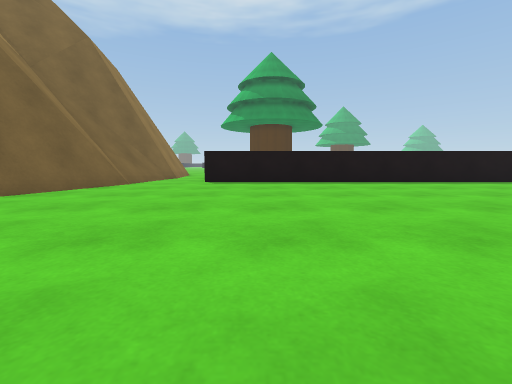
view 1 (above)

24 first-person views from a walk through a scene from a Unity 3-D project. The camera is 0.49 m above the floor, tilts 6° down and sees 90° across. The floor is counted in squares, 1 m on a side. Each view is taken from the middle of a square. On the plan, view 1 faces up. The plan holds only what a view shows up to about 9 squares ahead; the rest is blank. The place goes on beyond the plan. The player character is not drawn.

view 2
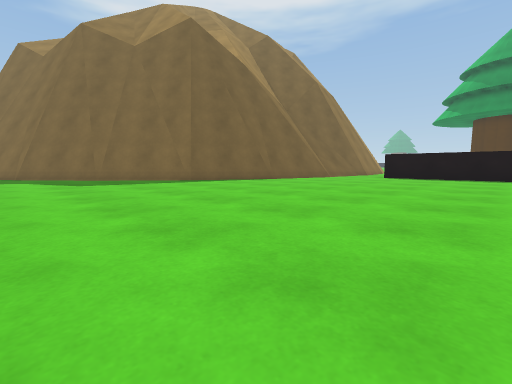

view 3
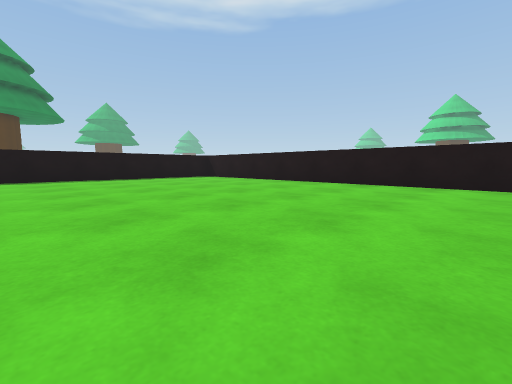

view 4
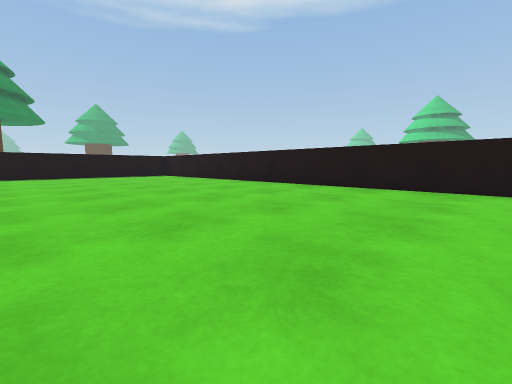

view 5
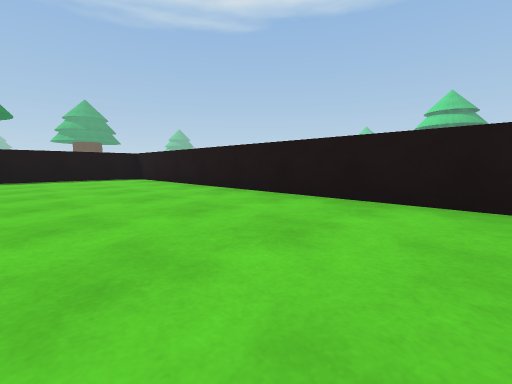

view 6
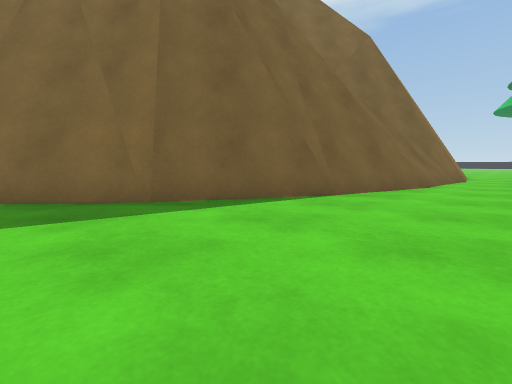

view 7
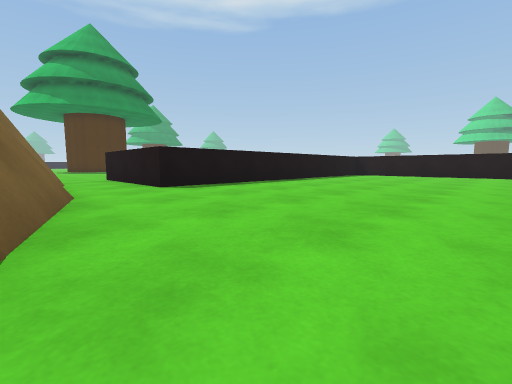

view 8
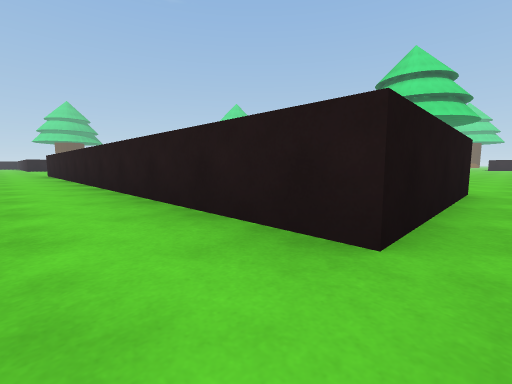

view 9
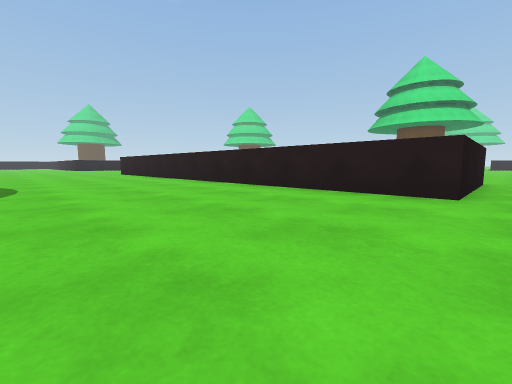

view 10
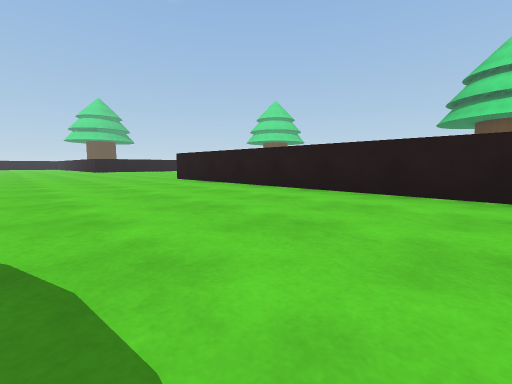

view 11
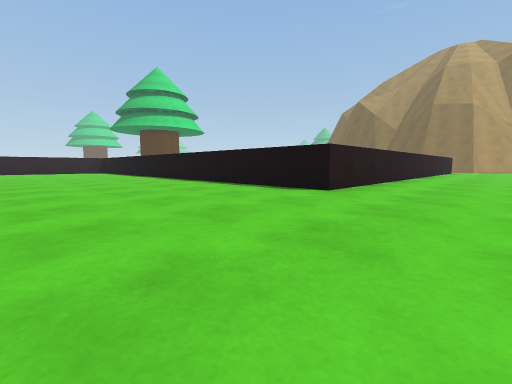

view 12
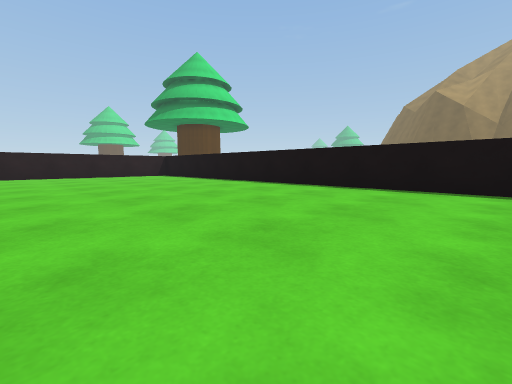

view 13
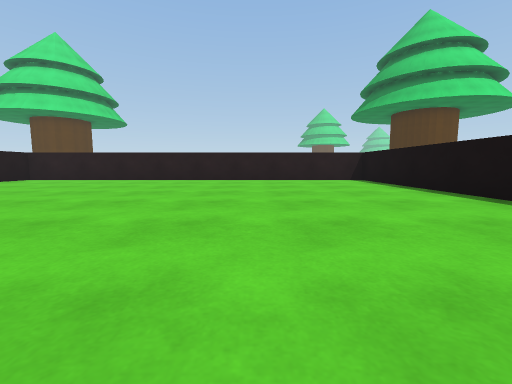

view 14
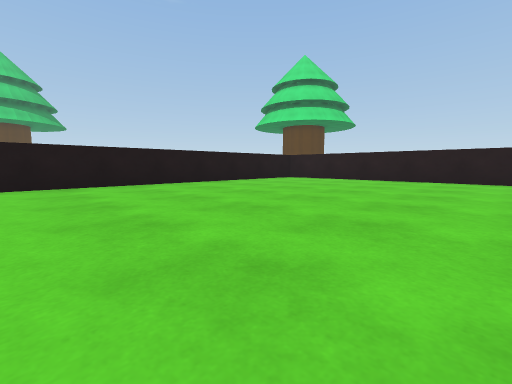

view 15
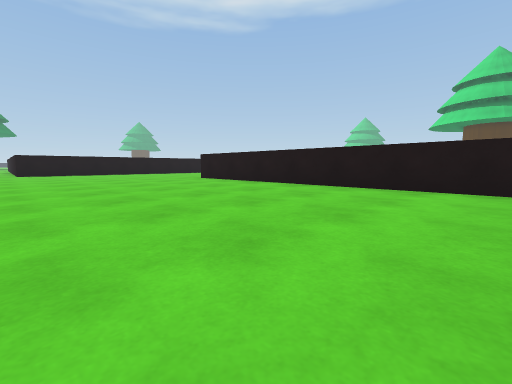

view 16
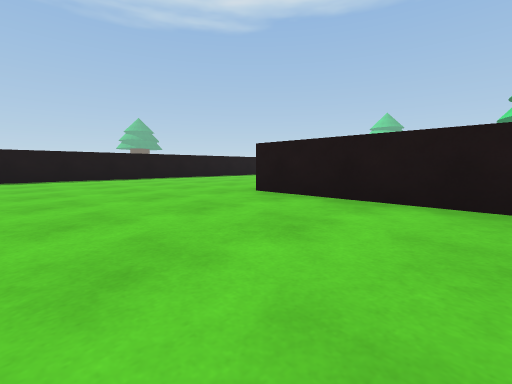

view 17
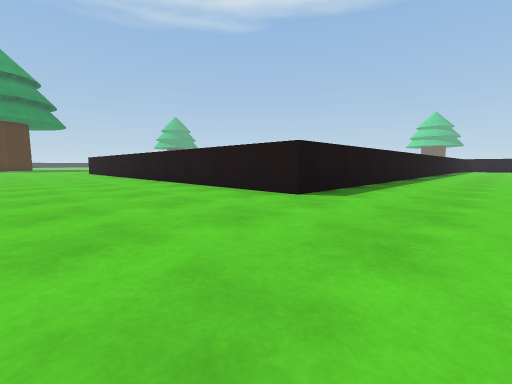

view 18
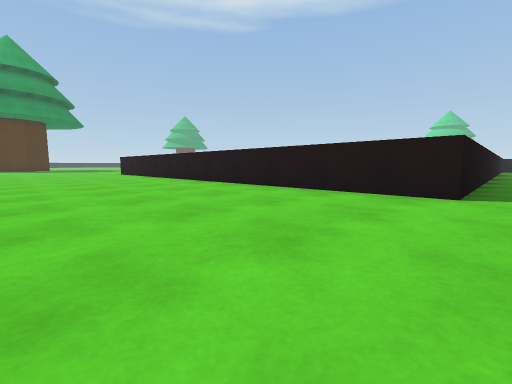

view 19
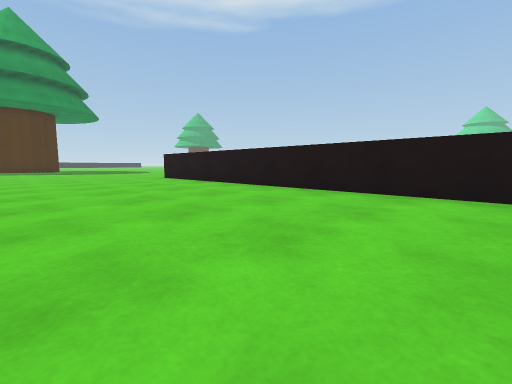

view 20
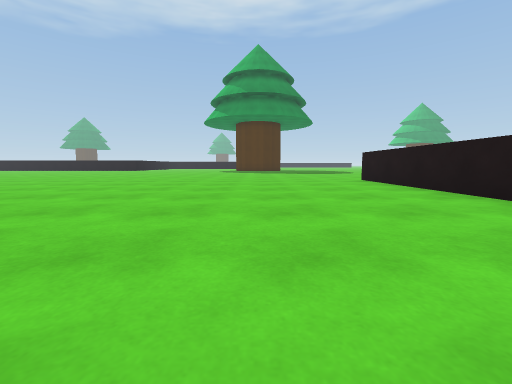

view 21
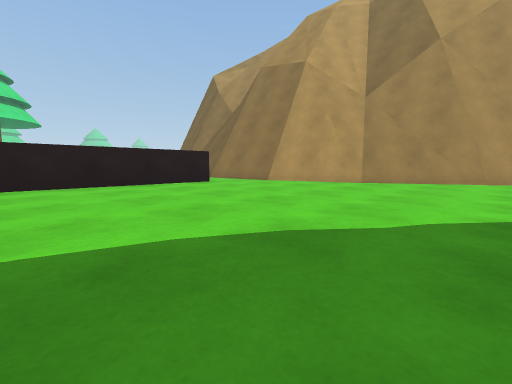

view 22
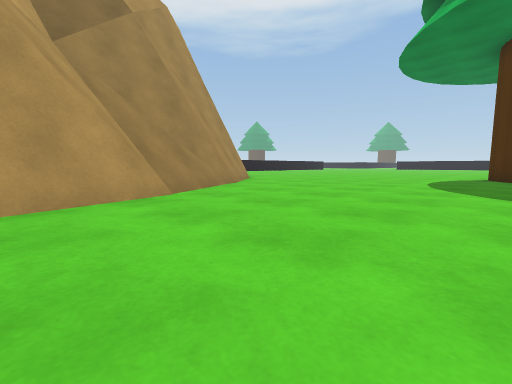

view 23
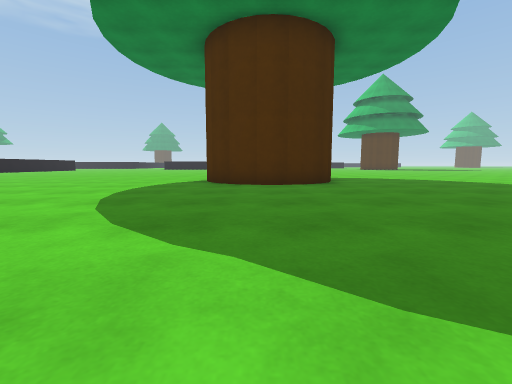

view 24
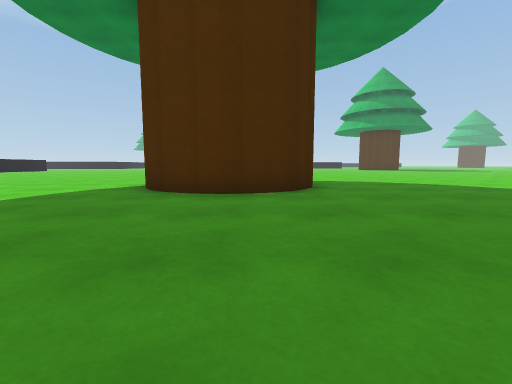

### Floor plan
Key: @ floor where view 1 was taken; # wall or solid block; . floor; = window, fence, low wall or low ledge; T tree.
Columns run from 10 left of view 1 to 26 right of it. Each row starts with its distance up from view 1.
 31                   ...........#
 30                   ...........#
 29                    ..........#
 28                     .........#
 27     .....     ...............#
 26     .....     ....... .......#
 25    .......T  T......   ......#
 24    .......T  T......    .....#
 23     ......TTTT.....     .....#
 22      .............      .....#
 21      ............       .....#
 20     ............        .....#
 19    #...........         .....#
 18    ##.........          .....########
 17     #=........          .............
 16     ##...............................
 15      ##..............................
 14       #..............................
 13       #.............................
 12       ##...........................
 11        #.##############...........#
 10        #.#            #...........#
  9       ##.#            #...........#
  8       #=.###########  #...........#
  7       #............#  #...........#
  6       #............#  #...........#
  5       #............#  #...........#
  4      ##............#  #...........#
  3      #.............#  #...........#
  2     ##.............#  #...........#
  1    ##..............#  #...........#
  0   ##......@........#  #...........#
 -1  ##................#  #...........#
 -2 ##.................#  #...........#
 -3 #..................#  #...........#
 -4              ......#  #############

Where each view was taken, in squares from view 1:
view 1: 0 up, 0 right, facing up
view 2: 3 down, 2 right, facing up-left
view 3: 2 down, 2 right, facing up-right
view 4: 4 down, 3 right, facing up-right
view 5: 2 down, 5 right, facing up-right
view 6: 0 up, 2 left, facing up-left
view 7: 2 up, 4 left, facing up-right
view 8: 13 up, 2 left, facing down-right
view 9: 16 up, 2 left, facing down-right
view 10: 16 up, 4 right, facing down-right
view 11: 14 up, 17 right, facing down-left
view 12: 8 up, 18 right, facing down-left
view 13: 5 up, 16 right, facing down
view 14: 5 up, 17 right, facing down-right
view 15: 3 up, 18 right, facing up-right
view 16: 8 up, 20 right, facing up-right
view 17: 15 up, 15 right, facing up-right
view 18: 17 up, 14 right, facing up-right
view 19: 22 up, 14 right, facing up-right
view 20: 23 up, 15 right, facing up
view 21: 18 up, 3 right, facing down-left
view 22: 13 up, 0 right, facing up-left
view 23: 16 up, 1 right, facing up
view 24: 18 up, 2 right, facing up
